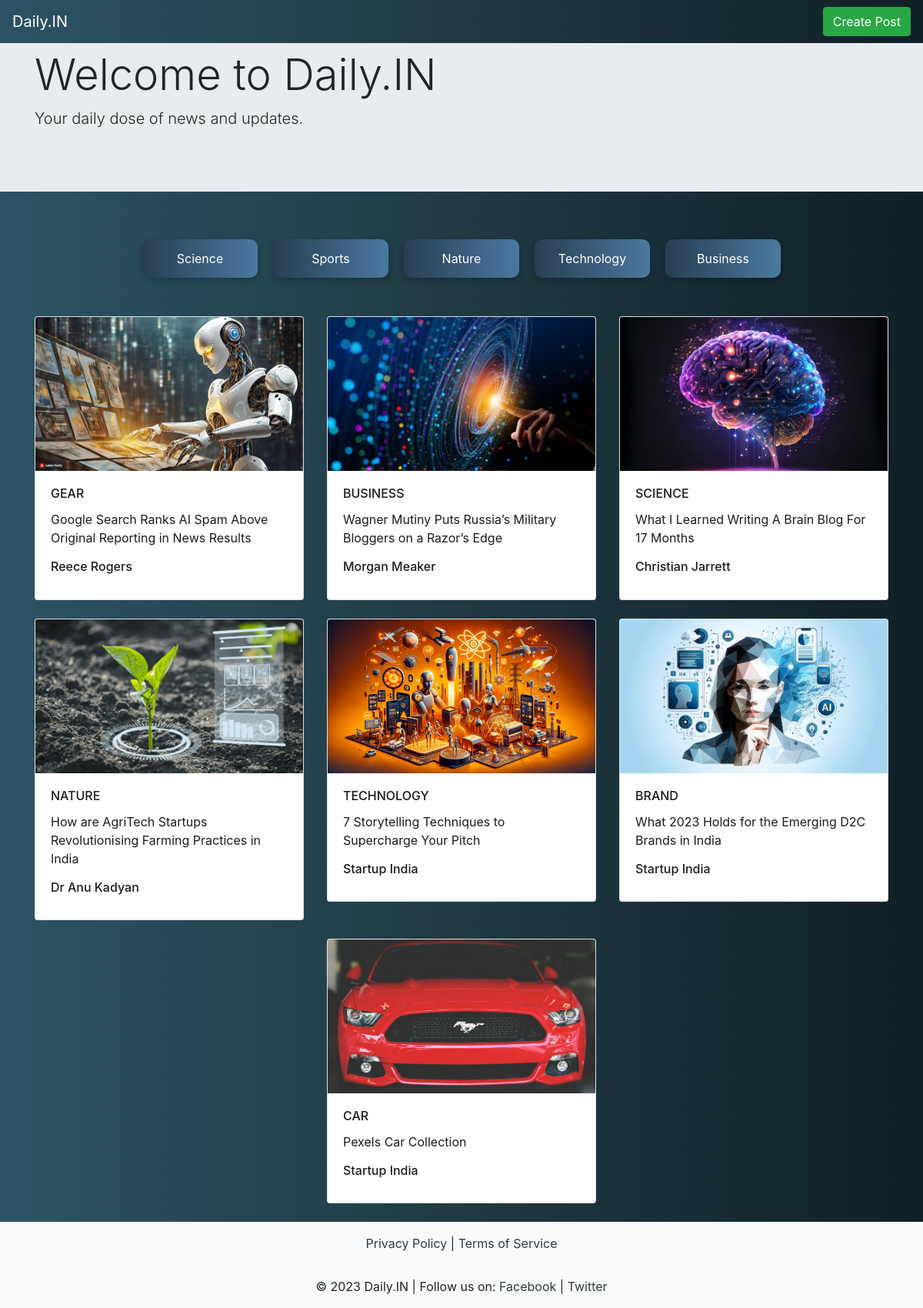
The page / on the database its author committed.
### home/models.py (models this page shows, shortened)
class Category(models.Model):
    category = models.CharField(max_length=30)

class News(models.Model):
    image = models.ImageField(upload_to='product', default='path/to/default/image.jpg')  # Provide a valid default image path
    heading = models.CharField(max_length=30)
    details = models.TextField()
    name = models.CharField(max_length=30)
    para = models.TextField()
    date = models.DateTimeField(auto_now=True)
    category = models.ForeignKey(Category, on_delete=models.CASCADE, null=True, blank=True)

### home/views.py (the view)
# urls.py: path('',homefn),
def homefn(request):
    x=News.objects.all()
    y=Category.objects.all()
    return render(request, 'home.html',{'post':x,'cat':y})

### home/templates/home.html (shortened to what this page needs)
{% load static %}
<!DOCTYPE html>
<html lang="en">
<head>
    <link rel="stylesheet" href="https://cdn.jsdelivr.net/npm/bootstrap@4.0.0/dist/css/bootstrap.min.css">
    <link rel="stylesheet" href="{% static 'css/a.css' %}">
</head>
<body>
    <nav class="navbar navbar-expand-lg fixed-top">
        <a class="navbar-brand" href="#">Daily.IN</a>
        <div class="collapse navbar-collapse" id="navbarNav">
            <div class="ml-auto">
                <a href="admin/home/news/" class="btn btn-success">Create Post</a>
            </div>
        </div>
    </nav>
    <div class="hero">
        <div class="jumbotron jumbotron-fluid">
            <div class="container">
                <h1 class="display-4">Welcome to Daily.IN</h1>
                <p class="lead">Your daily dose of news and updates.</p>
            </div>
        </div>
    </div>
    <div class="subdiv">
        {% for i in cat %}
            <a href="/category/{{i.id}}">
                {{i.category}}
            </a>
        {% endfor %}
    </div>
    <div class="container">
        <div class="row justify-content-center">
            {% for i in post %}
            <div class="col-md-4 mb-4 d-flex">
                <a href="/view/{{i.id}}" class="w-100">
                    <div class="card">
                        <img src="{{i.image.url}}" class="card-img-top" alt="...">
                        <div class="card-body">
                            <h6 class="card-title">{{i.heading}}</h6>
                            <p class="card-text">{{i.details}}</p>
                            <h6 class="card-title">{{i.name}}</h6>
                        </div>
                    </div>
                </a>
            </div>
            {% endfor %}
        </div>
    </div>
    <footer class="bg-light text-center text-lg-start">
        <div class="text-center p-3">
            <a href="/link/" class="text-dark">Privacy Policy</a> |
            <a href="/link/" class="text-dark">Terms of Service</a>
        </div>
        <div class="text-center p-3">
            © 2023 Daily.IN | Follow us on:
            <a href="https://www.facebook.com/" target="_blank"  class="text-dark">Facebook</a> |
            <a href="https://x.com/?lang=en" target="_blank" class="text-dark">Twitter</a>
        </div>
    </footer>
</body>
</html>

### home/static/css/a.css (style rules this page uses)
body { background: #0F2027; background: -webkit-linear-gradient(to right, #2C5364, #203A43, #0F2027); background: linear-gradient(to right, #2C5364, #203A43, #0F2027); }
a { text-decoration: none; color: #1b1b1b; }
.navbar { background: #0F2027; background: -webkit-linear-gradient(to right, #2C5364, #203A43, #0F2027); background: linear-gradient(to right, #2C5364, #203A43, #0F2027); color: white; }
.navbar a { color: white; }
.card { transition: transform 0.2s; }
.card { transition: none !important; animation: none !important; }
.card-img-top { height: 200px; object-fit: cover; }
.hero { background-color: #218838; }
.subdiv { display: flex; flex-wrap: wrap; justify-content: center; padding: 20px; margin: 20px 0; }
.subdiv a { display: flex; align-items: center; justify-content: center; width: 150px; height: 50px; margin: 10px; color: white; text-decoration: none; border-radius: 10px; box-shadow: 0 4px 8px rgba(0, 0, 0, 0.2); transition: transform 0.2s, background-color 0.3s; background: #4B79A1; background: -webkit-linear-gradient(to right, #283E51, #4B79A1); background: linear-gradient(to right, #283E51, #4B79A1); }

### rows shown on the page
Category: category "Science"
Category: category "Sports"
Category: category "Nature"
Category: category "Technology"
Category: category "Business"
News: image (picture), heading "GEAR", details "Google Search Ranks AI Spam Above Original Reporting in News Results", name "Reece Rogers"
News: image (picture), heading "BUSINESS", details "Wagner Mutiny Puts Russia’s Military Bloggers on a Razor’s Edge", name "Morgan Meaker"
News: image (picture), heading "SCIENCE", details "What I Learned Writing A Brain Blog For 17 Months", name "Christian Jarrett"
News: image (picture), heading "NATURE", details "How are AgriTech Startups Revolutionising Farming Practices in India", name "Dr Anu Kadyan"
News: image (picture), heading "TECHNOLOGY", details "7 Storytelling Techniques to Supercharge Your Pitch", name "Startup India"
News: image (picture), heading "BRAND", details "What 2023 Holds for the Emerging D2C Brands in India", name "Startup India"
News: image (picture), heading "CAR", details "Pexels Car Collection", name "Startup India"
